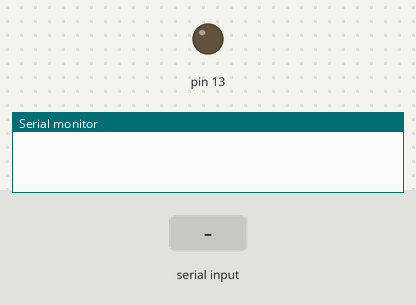
This sketch was run on a simulated Arduino Uno, built with avr-gcc and run on an emulated ATmega328P. On the bench: output pins drawn as LEDs (lit = HIGH), the last lines printed to the serial monitor. The test bench sets the inputs (shaded band).

Above: at 1.2 s.
1.3 s: "1" received over Serial
At 2.5 s:
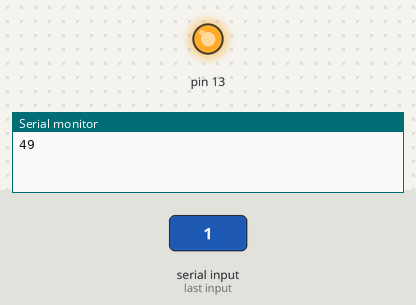
2.8 s: "0" received over Serial
At 3.9 s:
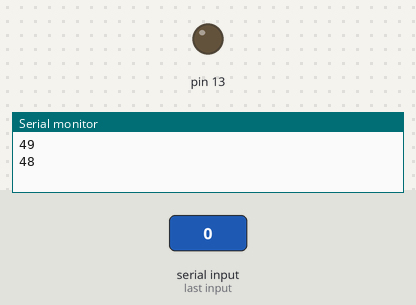
Timing chart, 0 to 5.8 s (numbered marks = the images above; inputs shaded):
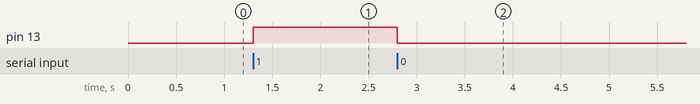

Measured:
- after the input at 1.3 s, pin 13: LOW → HIGH at once
- after the input at 2.8 s, pin 13: HIGH → LOW at once

The sketch:

sketch_apr30a.ino
```cpp
int veri;                           //Bluetooth üzerinden okuduğumuz değişken.
void setup() {
  Serial.begin(9600);               //Seri haberleşmeyi başlatıyoruz.
  pinMode(13,OUTPUT);
}
void loop() {
  if(Serial.available()>0){         //Seri haberleşmeden veri gelmesini bekliyoruz.
    veri = Serial.read();           //Seri haberleşmeden gelen veriyi okuyoruz.
    Serial.println(veri);
  }
  if(veri=='1'){
    digitalWrite(13,1);
  }
  if(veri=='0'){
        digitalWrite(13,0);

  }


}
```
